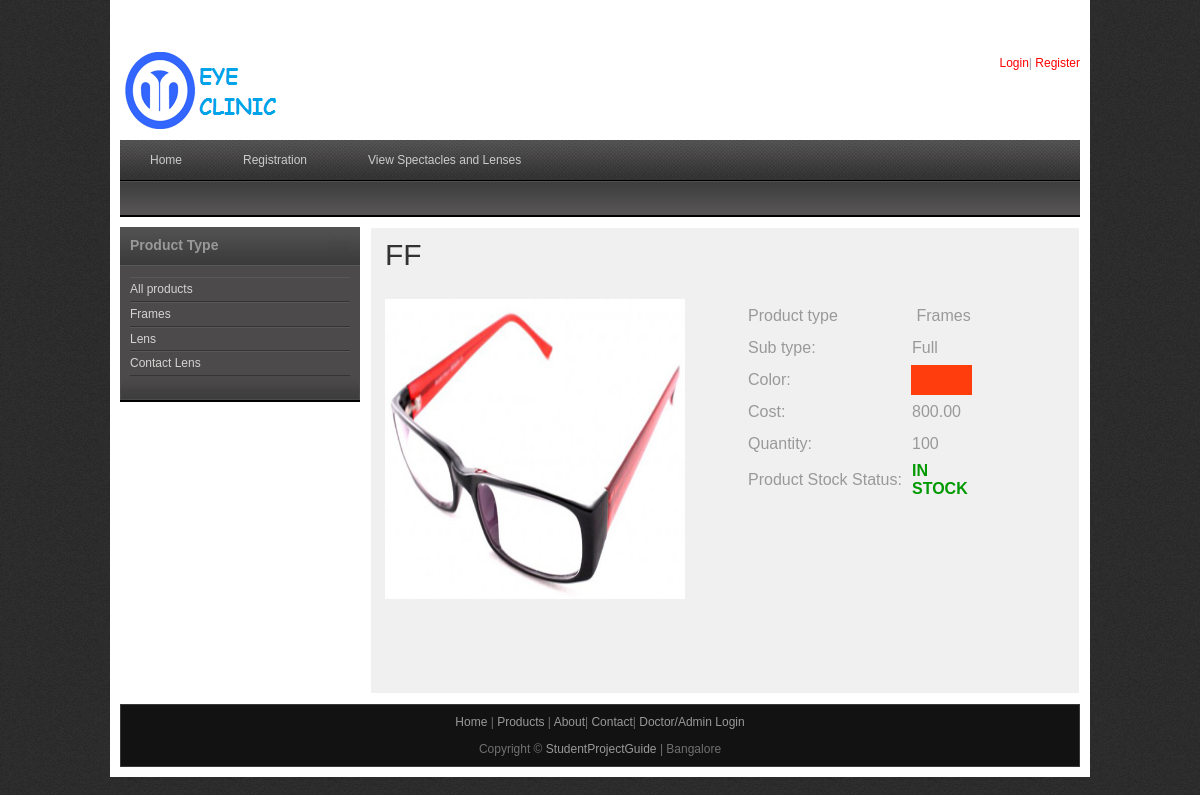
Screenshot of /eyeclinic/productdetail.php?proid=13 with the database file from the repository.
### tables this page shows
CREATE TABLE `products` (
  `prod_id` int(10) NOT NULL,
  `branch_id` int(10) NOT NULL,
  `name` varchar(50) NOT NULL,
  `product_type` varchar(50) NOT NULL,
  `sub_type` varchar(25) NOT NULL,
  `image` varchar(100) NOT NULL,
  `color` varchar(20) NOT NULL,
  `cost` double(10,2) NOT NULL,
  `quantity` int(10) NOT NULL
);

### eyeclinic/productdetail.php (the view, shortened to what this page needs)
<?php
include("includes/header.php");
include("includes/conn.php");
$resultrec = mysqli_query($con,"SELECT * FROM products where prod_id='$_GET[proid]'");
$arrprod = mysqli_fetch_array($resultrec);
$name = $arrprod[name];
$product_type = $arrprod[product_type];
$sub_type = $arrprod[sub_type];
$image = $arrprod[image];
$color = $arrprod[color];
$cost = $arrprod[cost];
$quantity = $arrprod[quantity];
				if($image=="")
				{
				$img = "upload/noimage.jpg";
				}
				else
				{
				$img = "upload/".$image;
				}
?>
    <div id="templatemo_main">
   		<div id="sidebar" class="float_l">
        	<div class="sidebar_box"><span class="bottom"></span>
            	<?php
				include("sidebar.php");
				?>
            </div>
        </div>
 <div id="content" class="float_r">
            <h1><?php   echo $name; ?></h1>
            <div class="content_half float_l">
        	<a  rel="lightbox[portfolio]" href="images/"><img src="<?php   echo $img; ?>" alt="Image 01" height="300" width="300" /></a>
            </div>
            <div class="content_half float_r">
				<table>
                    <tr>
                        <td height="30" width="160">Product type</td>
                        <td>&nbsp;<?php   echo $product_type; ?></td>
                    </tr>
                    <tr>
                    	<td height="30">Sub type:</td>
                        <td><?php   echo $sub_type; ?></td>
                    </tr>
                    <tr>
                      <td height="30">Color:</td>
                      <td width="20" height="20" bgcolor="<?php   echo $color; ?>"></td>
                    </tr>
                    <tr>
                      <td height="30">Cost:</td>
                      <td><?php   echo $cost; ?></td>
                    </tr>
                    <tr><td height="30">Quantity:</td><td><?php   echo $quantity; ?></td></tr>
                    <tr><td height="30">Product Stock Status:</td><td>
					<?php
					if($quantity>1)
					{
						$disp= "<font color='#009900'><strong>IN STOCK</strong></font>";
						echo $disp;
					}
					?></td></tr>
                </table>
                <div class="cleaner h20"></div>
			</div>
            <div class="cleaner h30"></div>
            <div class="cleaner h50"></div>
      </div>
    </div>
    <?php
include("includes/footer.php");
?>

### eyeclinic/css/templatemo_style.css (style rules this page uses)
body { margin: 0; padding: 0; color: #999; font-family: Tahoma, Geneva, sans-serif; font-size: 12px; line-height: 1.4em; background-color: #2e2e2e; background-repeat: repeat; background-image: url(../images/templatemo_body.jpg) }
a, a:link, a:visited { color: #08aee3; font-weight: normal; text-decoration: none; }
img { border: none; }
h1, h2, h3, h4, h5, h6 { color: #333; font-weight: normal; }
h1 { font-size: 30px; margin: 0 0 30px; padding: 5px 0; }
.cleaner { clear: both }
.h20 { height: 20px }
.h30 { height: 30px }
.h50 { height: 50px }
.float_l { float: left }
.float_r { float: right }
#templatemo_main { width: 100%; margin-bottom: 10px; }
#content { width: 680px; background: #f0f0f0; border: 1px solid #fff; padding: 14px; }
#sidebar { width: 240px }
.sidebar_box { position: relative; background: #4c4a4a; margin-bottom: 36px; }
.sidebar_box span.bottom { position: absolute; bottom: -26px; left: 0; width: 240px; height: 26px; background: url(../images/templatemo_sidebar_bottom.jpg) }
.content_half { width: 320px; }

### rows the page displays
products: name "FF", image (picture), product_type "Frames", sub_type "Full", cost "800.00", quantity "100"
